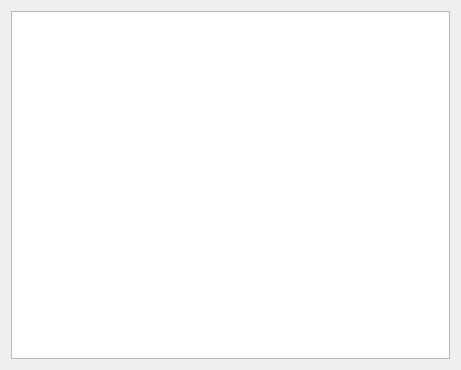
<?xml version="1.0" encoding="UTF-8"?>
<ui version="4.0">
 <class>Form</class>
 <widget class="QWidget" name="Form">
  <property name="geometry">
   <rect>
    <x>0</x>
    <y>0</y>
    <width>461</width>
    <height>370</height>
   </rect>
  </property>
  <property name="minimumSize">
   <size>
    <width>461</width>
    <height>370</height>
   </size>
  </property>
  <property name="windowTitle">
   <string>Form</string>
  </property>
  <layout class="QGridLayout" name="gridLayout">
   <item row="0" column="0">
    <widget class="QGraphicsView" name="graphicsView"/>
   </item>
  </layout>
 </widget>
 <resources/>
 <connections/>
</ui>
